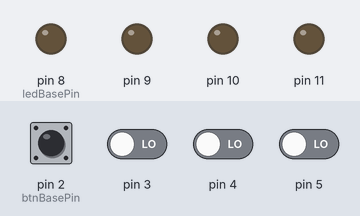
Bench run of a sketch on a simulated Arduino Uno, built with avr-gcc and run on an emulated ATmega328P. Parts: output pins drawn as LEDs (lit = HIGH). The inputs (shaded band) are chosen by the test bench; at power-on: pin 2 (btnBasePin), pin 3–5 LOW.

Above: at 1.2 s.
1.3 s: pin 2 (btnBasePin) pulled HIGH for 0.15 s
At 1.37 s:
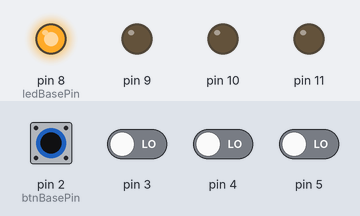
2.9 s: pin 3 driven HIGH
At 3.9 s:
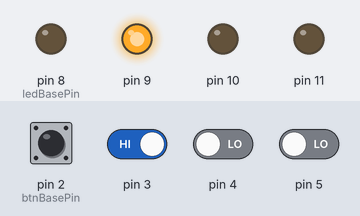
4.4 s: pin 4 driven HIGH
At 5.0 s:
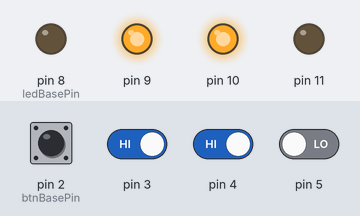
5.9 s: pin 5 driven HIGH
At 6.2 s:
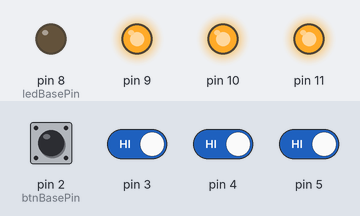
7.4 s: pin 2 (btnBasePin) pulled HIGH for 1 s
At 8.2 s:
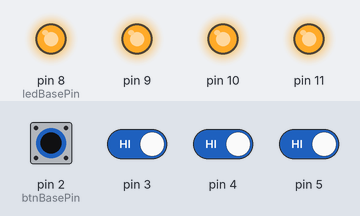
9.9 s: pin 3 driven LOW
At 10.4 s:
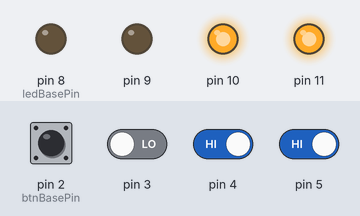
Timing chart, 0 to 12.4 s (numbered marks = the images above; inputs shaded):
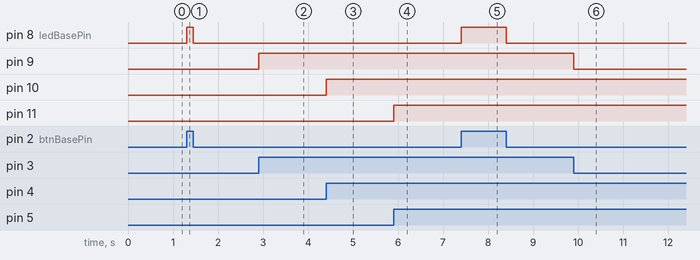

Measured:
- after the input at 1.3 s, pin 8 (ledBasePin): LOW → HIGH at once, → LOW 0.15 s later
- after the input at 2.9 s, pin 9: LOW → HIGH at once
- after the input at 4.4 s, pin 10: LOW → HIGH at once
- after the input at 5.9 s, pin 11: LOW → HIGH at once
- after the input at 7.4 s, pin 8 (ledBasePin): LOW → HIGH at once, → LOW 1.0 s later
- after the input at 9.9 s, pin 9: HIGH → LOW at once

The sketch:

4leds_4btns.ino
```cpp
const int ledBasePin = 8;
const int btnBasePin = 2;

void setup() {
  int i = 0;
  for (i = 0; i < 4; i++) {
    pinMode(ledBasePin + i, OUTPUT);
    pinMode(btnBasePin + i, INPUT);
  }
  //Serial.begin(115200);
}

void loop() {
  int i = 0;
  int btnState;
  for (i = 0; i < 4; i++) {
    btnState = digitalRead(btnBasePin + i);
    digitalWrite(ledBasePin + i, btnState);
    //Serial.println(btnState);
  }
}
```
